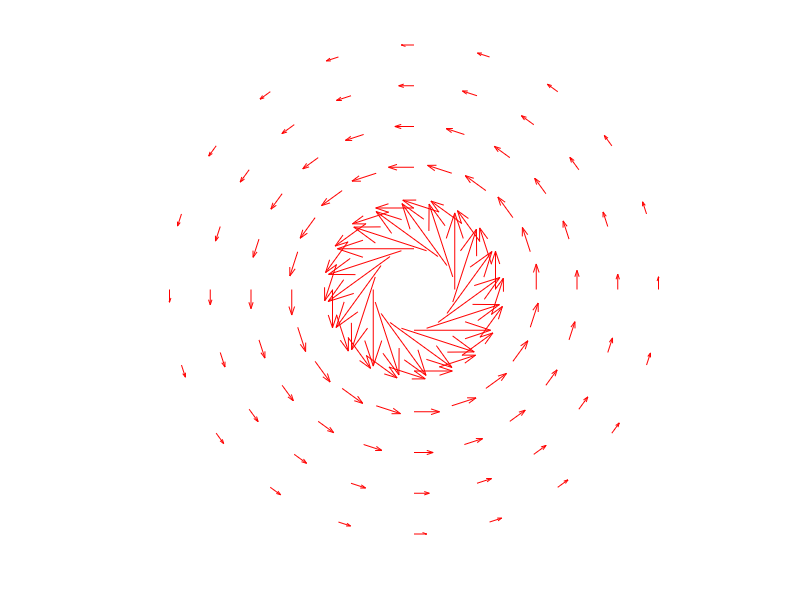

Source code (MATLAB):
% field_of_current_filament.m
clear all; close all
r=0.2:0.2:1.2; phi=pi/10:pi/10:2*pi;
[R,PHI]=meshgrid(r,phi);
XX=R.*cos(PHI); YY=R.*sin(PHI);
B=1./(XX+i*YY);
By=real(B); Bx=imag(B);
quiver(XX,YY,Bx,By,'Color','r');
axis square; axis off; 
xlim([-1.2,1.2]); ylim([-1.2,1.2])
